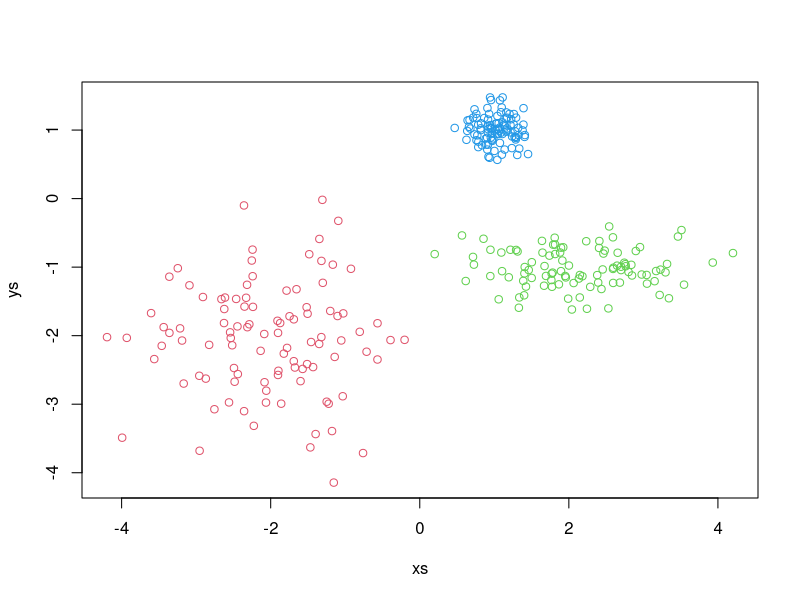
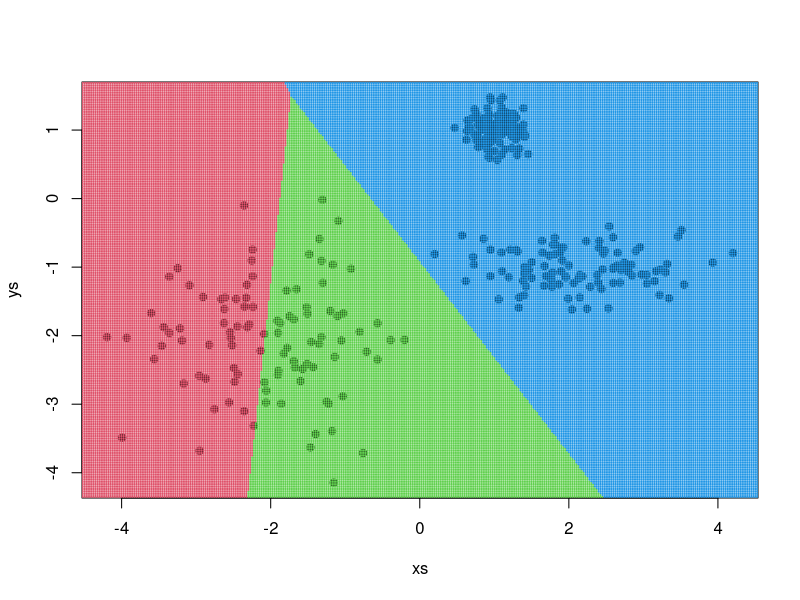
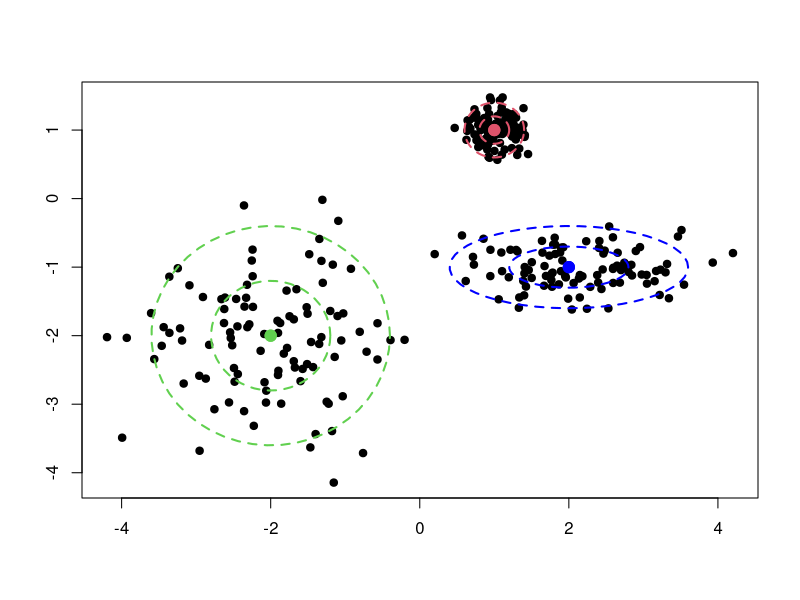

Here is the R script that generated these plots, in order:
# data generation
N <- 300
xs <- matrix(NA,1,N)
ys <- matrix(NA,1,N)
xs[1:100] <- rnorm(100,-2,0.8)
ys[1:100] <- rnorm(100,-2,0.8)
xs[101:200] <- rnorm(100,2,0.8)
ys[101:200] <- rnorm(100,-1,0.3)
xs[201:300] <- rnorm(100,1,0.2)
ys[201:300] <- rnorm(100,1,0.2)
cl <- c(matrix(1,1,100),matrix(2,1,100),matrix(3,1,100))
plot(xs,ys,col=cl+1)
#kmeans
init <- sample(1:100,3)
muxs <- xs[init]
muys <- ys[init]
for (i in 1:10) {
  alloc <- matrix(1,1,300)
  for (j in 1:300) {
    dist <- (xs[j]-muxs[1])^2+(ys[j]-muys[1])^2
    for (k in 2:3) {
      if ((xs[j]-muxs[k])^2+(ys[j]-muys[k])^2<dist) {
        alloc[j] <- k
        if (k==2) {
          dist <- (xs[j]-muxs[k])^2+(ys[j]-muys[k])^2
        }
      }
    }
  }
  for (k in 1:3) {
    if (!is.na(sum(alloc==k))){
      muxs[k] <- sum(xs[alloc==k])/sum(alloc==k)
      muys[k] <- sum(ys[alloc==k])/sum(alloc==k)
    }
  }
}
# plot(xs,ys,col=alloc+1)
# points(muxs,muys,pch=4)
# abline(0.5*(muys[2]^2-muys[1]^2+muxs[2]^2-muxs[1]^2)/(muys[2]-muys[1]),(muxs[1]-muxs[2])/(muys[2]-muys[1]))
# abline(0.5*(muys[3]^2-muys[1]^2+muxs[3]^2-muxs[1]^2)/(muys[3]-muys[1]),(muxs[1]-muxs[3])/(muys[3]-muys[1]))
# abline(0.5*(muys[2]^2-muys[3]^2+muxs[2]^2-muxs[3]^2)/(muys[2]-muys[3]),(muxs[3]-muxs[2])/(muys[2]-muys[3]))
xgrid <- seq(-5,5,0.025)
ygrid <- seq(-5,2,0.025)
grid <- matrix(1,length(xgrid),length(ygrid))
for (i in 1:length(xgrid)) {
  for (j in 1:length(ygrid)) {
    dist <- (xgrid[i]-muxs[1])^2+(ygrid[j]-muys[1])^2
    for (k in 2:3) {
      if ((xgrid[i]-muxs[k])^2+(ygrid[j]-muys[k])^2<dist) {
        grid[i,j] <- k
        if (k==2) {
          dist <- (xgrid[i]-muxs[k])^2+(ygrid[j]-muys[k])^2
        }
      }
    }
  }
}
plot(xs,ys,pch=19)
for (i in 1:length(xgrid)) {
  points(matrix(xgrid[i],1,length(ygrid)),ygrid,col=grid[i,]+1,pch=19,cex=0.1)
}
# Plot confidence intervals
library(car)
plot(xs,ys,pch=19,ann=F)
ellipse(c(-2,-2),matrix(c(0.8,0,0,0.8),2,2)^2,1,col=3,lty=2)
ellipse(c(-2,-2),matrix(c(1.6,0,0,1.6),2,2)^2,1,col=3,lty=2)
ellipse(c(2,-1),matrix(c(0.8,0,0,0.3),2,2)^2,1,lty=2)
ellipse(c(2,-1),matrix(c(1.6,0,0,0.6),2,2)^2,1,lty=2)
ellipse(c(1,1),matrix(c(0.2,0,0,0.2),2,2)^2,1,col=2,lty=2)
ellipse(c(1,1),matrix(c(0.4,0,0,0.4),2,2)^2,1,col=2,lty=2)
